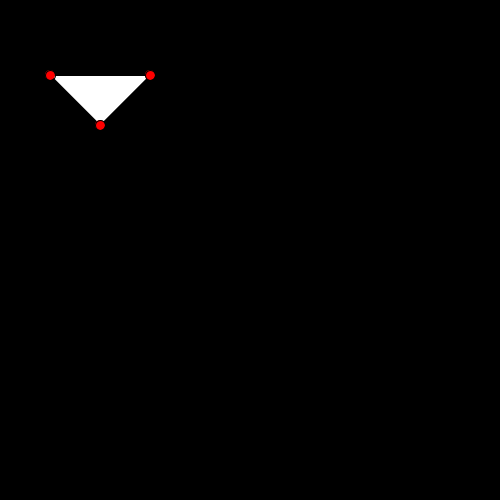
Frame 1 (no input)
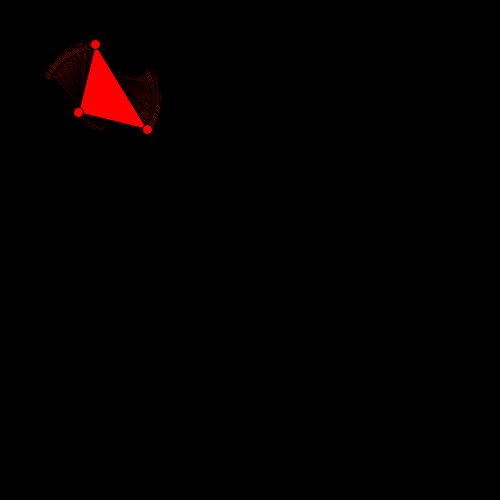
Frame 60 (the mouse pressed at the canvas centre just before this capture)
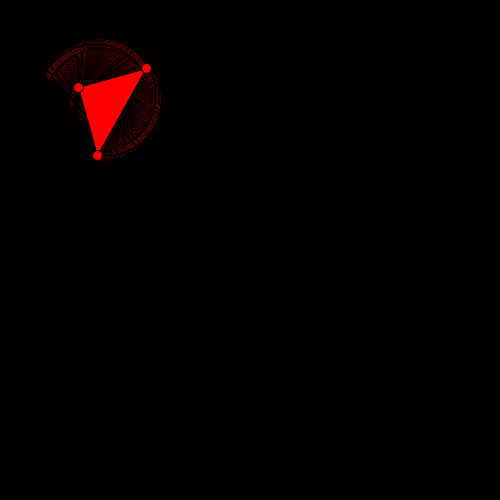
Frame 120 (the mouse held since frame 60 and released just before this capture)

The Processing sketch that drew these frames (run headless with seeded random() and noise(); from frame 60 on, the mouse is pressed at the canvas centre):

// Processing sketch: Codigo
// ── Codigo.pde
float ang=0;
void setup(){
  size(500,500);
  background(0);
  //noLoop();
}

void draw(){
  PVector P1, P2, P3, T;
  P1 = new PVector(0,0);
  P2 = new PVector(100,0);
  P3 = new PVector(50,50);
    
  translate(100,100);
  T = new PVector(-50,-25);
  //float ang = 40;
  
  
  /*beginShape();
  vertex(P1.x, P1.y);
  vertex(P2.x, P2.y);
  vertex(P3.x, P3.y);
  endShape(CLOSE);
  */
  
  // Escala
  /*
  float s=0.5;
  P1=escalar(P1,s);
  P2=escalar(P2,s);
  P3=escalar(P3,s);
  */
  
  //Trasladar
  
  P1.add(T);
  P2.add(T);
  P3.add(T);
  
  
  //Rotacion
  P1=rotar(P1, ang);
  P2=rotar(P2, ang);
  P3=rotar(P3, ang);
  
  
  
  beginShape();
  vertex(P1.x, P1.y);
  vertex(P2.x, P2.y);
  vertex(P3.x, P3.y);
  endShape(CLOSE);
  
  fill(255,0,0);
  circle(P1.x, P1.y, 10);
  circle(P2.x, P2.y, 10);
  circle(P3.x, P3.y, 10);
  ang ++;
}













PVector rotar(PVector a, float ang){
  float alpha, beta;
  alpha = a.x*cos(radians(ang)) - a.y*sin(radians(ang));
  beta = a.x*sin(radians(ang)) + a.y*cos(radians(ang));
  a.x=alpha;
  a.y=beta;
  return a;
}

PVector escalar(PVector algo, float s){
  algo.x=algo.x*s;
  algo.y=algo.y*s;
  return algo;
}



// Repaso de la clase pasada
/*
void setup(){
  size(500,500);
  background(0);
}

void draw(){
  PVector P1, Pr, T, Prr;
  P1 = new PVector(50,50);
  Pr = new PVector();
  T = new PVector(100,50);
  Prr = new PVector(0,0);
  
  // Escala de un vector
  Pr.x = P1.x*2;
  Pr.y = P1.y*2;
  
  // Traslacion de un Vector
  T.x = T.x + P1.x;
  T.y = T.y + P1.y;
  
  // Rotacion de Vector
  float angulo = 20;
  Prr.x = Pr.x*cos(radians(angulo)) - Pr.y*sin(radians(angulo));
  Prr.y = Pr.x*sin(radians(angulo)) + Pr.y*cos(radians(angulo));
  
  
  circle(P1.x, P1.y, 10);
  circle(Pr.x, Pr.y, 10);
  circle(T.x, T.y, 10);
  circle(Prr.x, Prr.y, 10);
}*/
